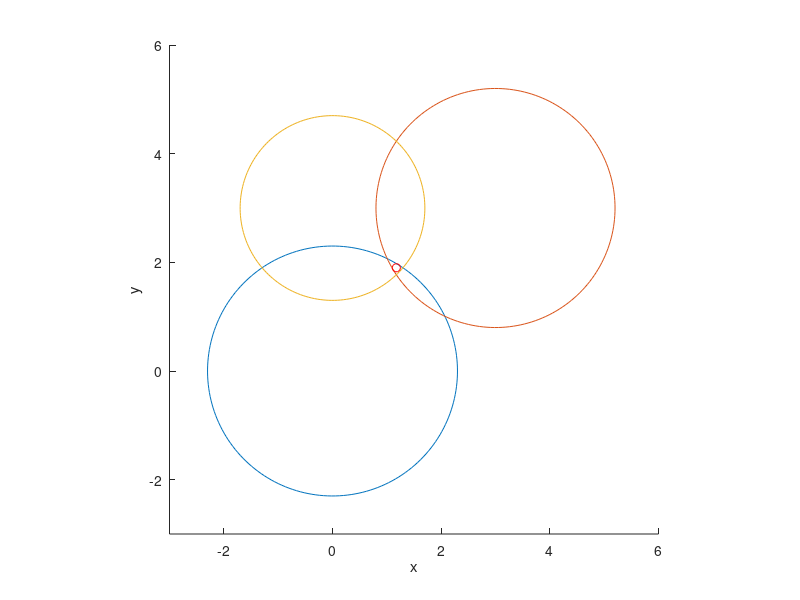

Here is the MATLAB script that generated this plot:
% a set of 3 circles
centers = [0,0; 3,3; 0 3];
radii   = [2.3; 2.2; 1.7];

%% a set of four circles
%centers = [0,0;8,0;4,0;3,3];
%radii   = [5;5;3;1];
%% add a fifth circle
%c5 = [4,3] + 0.7*[cos(pi/6),sin(pi/6)];
%centers = [centers;c5]; radii = [radii;0.6];

% generate the plots
angle = linspace(0,2*pi,200); xr = cos(angle); yr = sin(angle);
figure(1); clf
hold on
for ii = 1:length(radii)
  plot(centers(ii,1)+radii(ii)*xr,centers(ii,2)+radii(ii)*yr)
end%for
hold off

% construct the overdetermined linear system
N = length(radii);
M = zeros(N-1,2); b = zeros(N-1,1);

for ii = 1:N-1
  M(ii,:) = 2*(centers(ii,:)-centers(ii+1,:));
  b(ii) = radii(ii+1)^2-radii(ii)^2-sum(centers(ii+1,:).^2)+sum(centers(ii,:).^2);
end%for
xy = M\b
residum = norm(M*xy-b)

hold on
plot(xy(1),xy(2),'or') % mark the point of intersection in red
hold off
axis equal; axis([-3 6 -3 6])
xlabel('x'); ylabel('y')
